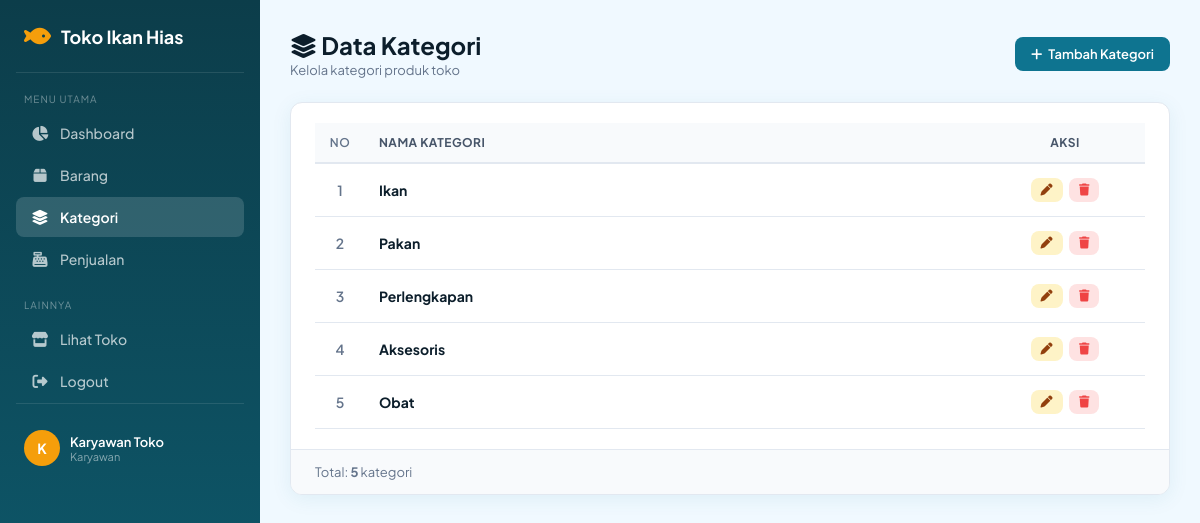
The page /MVC/index.php?page=kategori (signed in) on the database its author committed.
### tables this page shows
CREATE TABLE kategori (
    id_kategori INT AUTO_INCREMENT,
    nama_kategori VARCHAR(30) NOT NULL,
    CONSTRAINT pk_kategori PRIMARY KEY (id_kategori),
    CONSTRAINT uq_kategori_nama UNIQUE (nama_kategori)
);

### MVC/Model/Kategori.php (called while the page is built, shortened)
<?php
require_once __DIR__ . '/../koneksi.php';
class Kategori
{
    private mysqli $conn;
    public function __construct()
    {
        global $conn;
        $this->conn = $conn;
    }
    public function semua(): array
    {
        $result = $this->conn->query('SELECT * FROM kategori ORDER BY id_kategori');
        return $result->fetch_all(MYSQLI_ASSOC);
    }
}

### MVC/View/admin/kategori/index.php (the view, shortened to what this page needs)
<!DOCTYPE html>
<html lang="id">
<head>
    <link rel="stylesheet" href="https://cdnjs.cloudflare.com/ajax/libs/font-awesome/6.4.0/css/all.min.css">
    <link rel="stylesheet" href="View/style.css">
</head>
<body>
<div class="admin-layout">
    <?php require __DIR__ . '/../../templates/sidebar.php'; ?>
    <main class="admin-main">
        <div class="page-header">
            <div>
                <h1><i class="fa-solid fa-layer-group"></i> Data Kategori</h1>
                <p>Kelola kategori produk toko</p>
            </div>
            <a href="index.php?page=kategori&aksi=tambah" class="btn btn-primary"><i class="fa-solid fa-plus"></i> Tambah Kategori</a>
        </div>
        <div class="card">
            <div class="table-container">
                <table>
                    <thead><tr><th class="number-col">No</th><th>Nama Kategori</th><th class="action-col">Aksi</th></tr></thead>
                    <tbody>
                    <?php if ($dataKategori): ?>
                    <?php foreach ($dataKategori as $i => $k): ?>
                        <tr>
                            <td class="number-col"><?= $i + 1 ?></td>
                            <td><strong><?= htmlspecialchars(ucfirst($k['nama_kategori'])) ?></strong></td>
                            <td class="action-col">
                                <a href="index.php?page=kategori&aksi=edit&id=<?= $k['id_kategori'] ?>" class="btn btn-warning btn-sm"><i class="fa-solid fa-pen"></i></a>
                                <a href="index.php?page=kategori&aksi=hapus&id=<?= $k['id_kategori'] ?>" class="btn btn-danger btn-sm" onclick="return confirm('Yakin hapus kategori ini?')"><i class="fa-solid fa-trash"></i></a>
                            </td>
                        </tr>
                    <?php endforeach; ?>
                    <?php else: ?>
                        <tr><td colspan="3"><div class="empty-state"><i class="fa-regular fa-folder-open"></i><h2>Belum ada kategori</h2></div></td></tr>
                    <?php endif; ?>
                    </tbody>
                </table>
            </div>
            <div class="table-footer">
                <span>Total: <strong><?= count($dataKategori) ?></strong> kategori</span>
            </div>
        </div>
    </main>
</div>
</body>
</html>

### MVC/View/style.css (style rules this page uses)
:root { --primary: #0e7490; --primary-dark: #0c5f73; --primary-light: #e0f7fa; --accent: #f59e0b; --accent-hover: #d97706; --bg: #f0f9ff; --card-bg: #ffffff; --text-main: #0c1e2b; --text-muted: #64748b; --border: #e2e8f0; --danger: #ef4444; --success: #10b981; --shadow: 0 4px 20px rgba(14, 116, 144, .08); --shadow-lg: 0 10px 40px rgba(14, 116, 144, .12); --radius: 12px; --sidebar-w: 260px; }
* { box-sizing: border-box; margin: 0; padding: 0; }
body { font-family: 'Plus Jakarta Sans', 'Segoe UI', sans-serif; color: var(--text-main); background: var(--bg); }
a { text-decoration: none; color: inherit; }
.admin-layout { display: flex; min-height: 100vh; }
.admin-main { margin-left: var(--sidebar-w); flex: 1; padding: 30px; background: var(--bg); min-height: 100vh; }
.page-header { display: flex; align-items: center; justify-content: space-between; flex-wrap: wrap; gap: 16px; margin-bottom: 24px; }
.page-header h1 { font-size: 24px; font-weight: 700; }
.page-header p { color: var(--text-muted); font-size: 13px; margin-top: 2px; }
.card { background: var(--card-bg); border: 1px solid var(--border); border-radius: var(--radius); box-shadow: var(--shadow); overflow: hidden; }
.table-container { overflow-x: auto; padding: 20px 24px; }
table { width: 100%; border-collapse: separate; border-spacing: 0; text-align: left; }
thead th { padding: 12px 14px; border-bottom: 2px solid var(--border); background: #f8fafc; color: #475569; font-size: 12px; font-weight: 700; letter-spacing: .04em; text-transform: uppercase; }
tbody td { padding: 14px; border-bottom: 1px solid var(--border); font-size: 14px; vertical-align: middle; }
.number-col { width: 50px; text-align: center; color: var(--text-muted); font-weight: 600; }
.action-col { width: 160px; text-align: center; }
.action-col a, .action-col button { margin: 0 2px; }
.btn { display: inline-flex; align-items: center; justify-content: center; gap: 6px; padding: 9px 16px; border: none; border-radius: 8px; font-size: 13px; font-weight: 600; cursor: pointer; text-decoration: none; transition: .2s; }
.btn-primary { background: var(--primary); color: #fff; }
.btn-warning { background: #fef3c7; color: #92400e; }
.btn-danger { background: #fee2e2; color: var(--danger); padding: 7px 12px; }
.btn-sm { padding: 6px 10px; font-size: 12px; }
.table-footer { display: flex; justify-content: space-between; gap: 12px; padding: 14px 24px; border-top: 1px solid var(--border); background: #f8fafc; color: var(--text-muted); font-size: 13px; }

### rows shown on the page
kategori: nama_kategori "Ikan"
kategori: nama_kategori "Pakan"
kategori: nama_kategori "Perlengkapan"
kategori: nama_kategori "Aksesoris"
kategori: nama_kategori "Obat"

### other values the page prints
$initial "K"
$userNama "Karyawan Toko"
$userPeran "Karyawan"
count($dataKategori) "5"
